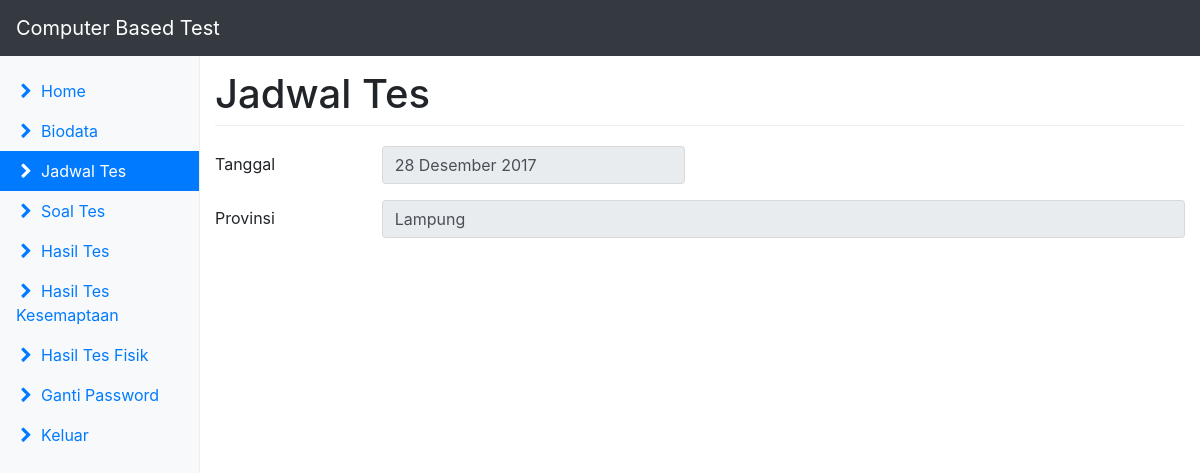
Before: /app/?page=jadwal (signed in) with the older database file.
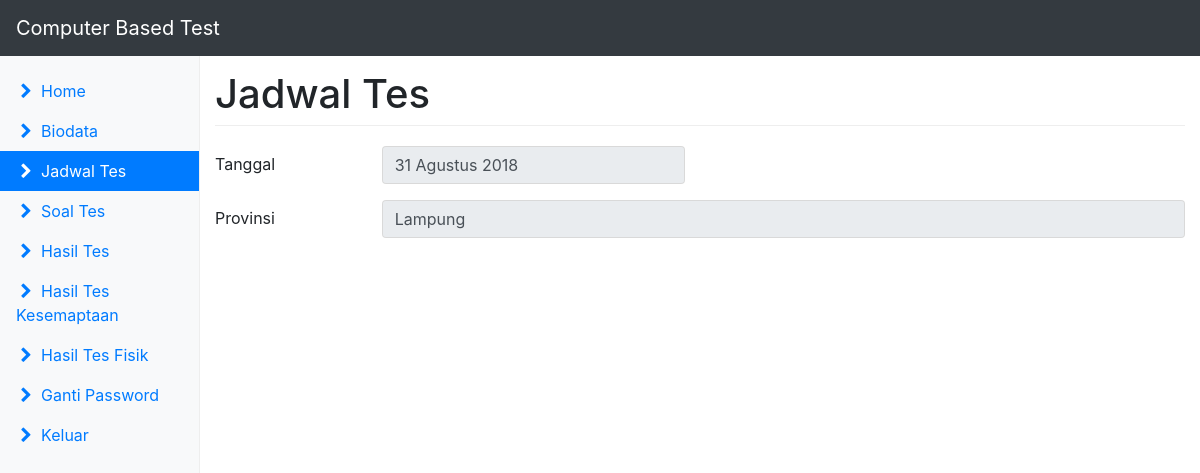
After: the same page with the newer database file.
### tables this page shows
CREATE TABLE `jadwal` (
  `id_jadwal` int(11) NOT NULL,
  `tgl` varchar(2) NOT NULL,
  `bln` varchar(20) NOT NULL,
  `thn` varchar(4) NOT NULL,
  `provinsi` varchar(100) NOT NULL,
  `publish` enum('Ya','Tidak') NOT NULL
);

### app/jadwal.php (the view, shortened to what this page needs)
<?php
if(empty($member['provinsi']) || empty($member['th_pelaksanaan']) || empty($member['kelamin']) || empty($member['agama']) || empty($member['tempat_lahir']) || empty($member['tgl_lahir']) || empty($member['alamat'])){
  echo '<div class="alert alert-info">
  Silahkan lengkapi biodata terlebih dahulu.
  </div>';
}else{
?>
<form method="post" action="">
  <div class="form-group row">
    <label class="col-md-2 col-form-label">Tanggal</label>
    <div class="col-md-4">
    <?php
      if(!empty($member['id_jadwal'])){
        $gettgl = $db->query("select * from jadwal where id_jadwal = '{$member['id_jadwal']}' limit 1");
        $tgljadwal = $gettgl->fetch_assoc();
        echo '<input type="text" class="form-control" value="'.$tgljadwal['tgl'].' '.$tgljadwal['bln'].' '.$tgljadwal['thn'].'" readonly />';
    } ?>
    </div>
  </div>
  <div class="form-group row">
    <label class="col-md-2 col-form-label">Provinsi</label>
    <div class="col-md-10">
      <input type="text" class="form-control" value="<?php echo $member['provinsi']; ?>" readonly>
    </div>
  </div>
</form>
<?php
}
?>

Changed rows visible on the page:
changed jadwal: tgl+bln+thn "28 Desember 2017" → "31 Agustus 2018"
